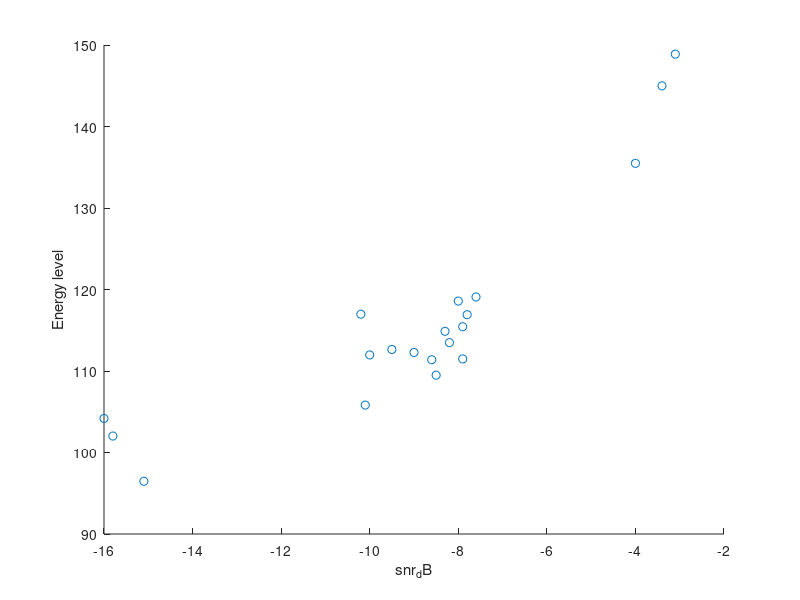

This chart was generated by the following MATLAB code: (Note: this script raises an error after producing the figure.)
clear ; 
close all; 
clc;

fprintf('Finding closest centroids.\n\n');

% Load an example dataset that we will be using
%load('ex7data2.mat');
datacell = textscan( regexprep( fileread('df3.csv'), '\$', '0' ), '%f%f', 'delimiter', ',', 'HeaderLines', 1);

snr = datacell{1};
energy = datacell{2};
%X = table(snr, energy);
X=[snr,energy];
%load('data.mat');
%scatter(energySum(:,1),energySum(:,2),'b');
scatter(X(:,1), X(:,2));
xlabel('snr_dB');
ylabel('Energy level');
% Select an initial set of centroids
%K = 3; % 3 Centroids
K=3;
%initial_centroids = [3 3; 6 2; 8 5];
initial_centroids = kMeansInitCentroids(X, K);

% Find the closest centroids for the examples using the
% initial_centroids
idx = findClosestCentroids(X, initial_centroids);

fprintf('Closest centroids for the examples: \n')
fprintf(' %d', idx(1:20));
%fprintf('\n(the closest centroids should be 1, 3, 2 respectively)\n');

fprintf('Program paused. Press enter to continue.\n');
pause;

%% ===================== Part 2: Compute Means =========================

%
%fprintf('\nComputing centroids means.\n\n');

%  Compute means based on the closest centroids found in the previous part.
%centroids = computeCentroids(X, idx, K);

%fprintf('Centroids computed after initial finding of closest centroids: \n')
%fprintf(' %f %f \n' , centroids');
%scatter(centroids(:,1),centroids(:,2),'r');


max_iters = 10;



% Run K-Means algorithm. The 'true' at the end tells our function to plot
% the progress of K-Means
[centroids, idx] = runkMeans(X, initial_centroids, max_iters, true);
fprintf(' %f %f \n' , centroids');

fprintf('Closest centroids for the examples: \n')
fprintf(' %d', idx(1:20));
fprintf('\nK-Means Done.\n\n');

